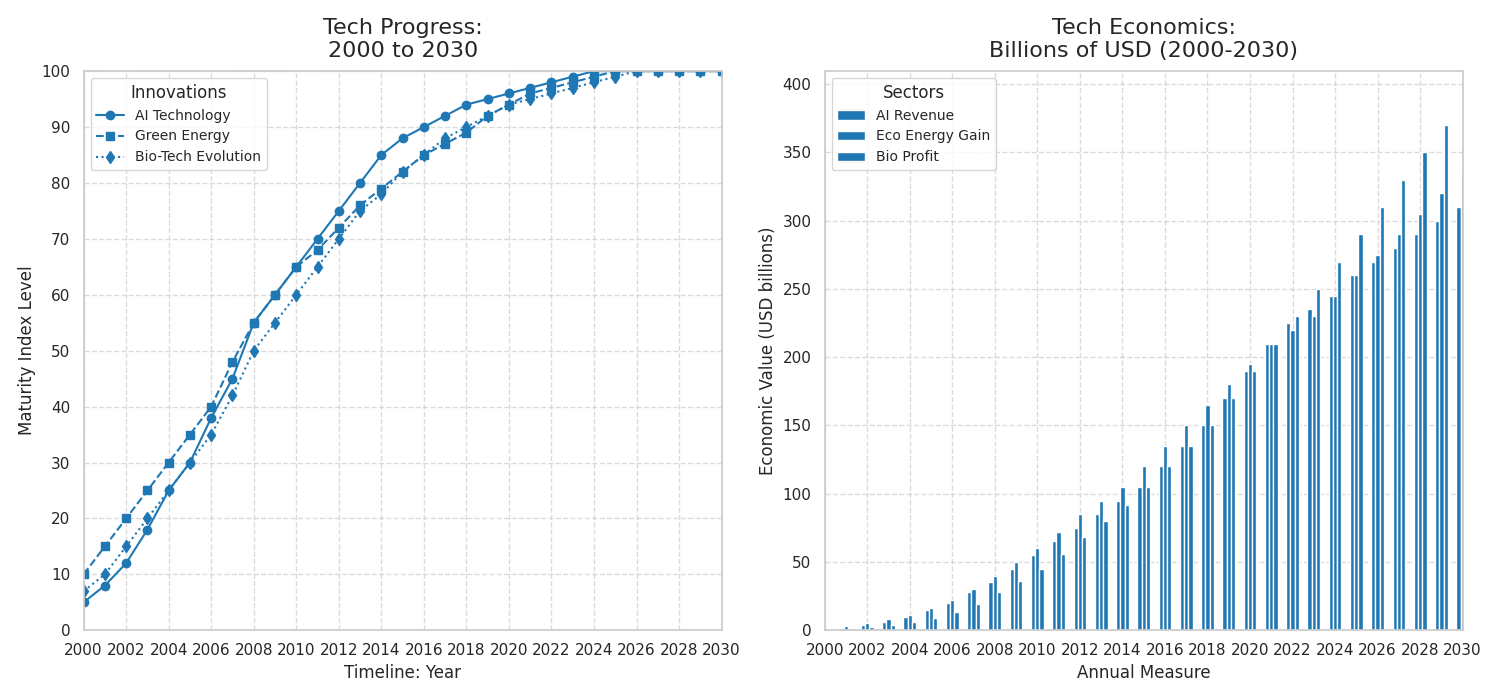

Write the Python code that produced this figure.
import matplotlib.pyplot as plt
import numpy as np

years = np.arange(2000, 2031)

ai_growth = [5, 8, 12, 18, 25, 30, 38, 45, 55, 60, 65, 70, 75, 80, 85, 88, 90, 92, 94, 95, 96, 97, 98, 99, 100, 100, 100, 100, 100, 100, 100]
renewable_energy_growth = [10, 15, 20, 25, 30, 35, 40, 48, 55, 60, 65, 68, 72, 76, 79, 82, 85, 87, 89, 92, 94, 96, 97, 98, 99, 100, 100, 100, 100, 100, 100]
biotechnology_growth = [7, 10, 15, 20, 25, 30, 35, 42, 50, 55, 60, 65, 70, 75, 78, 82, 85, 88, 90, 92, 94, 95, 96, 97, 98, 99, 100, 100, 100, 100, 100]

ai_economic_impact = [1, 2, 4, 6, 10, 15, 20, 28, 35, 45, 55, 65, 75, 85, 95, 105, 120, 135, 150, 170, 190, 210, 225, 235, 245, 260, 270, 280, 290, 300, 310]
renewable_energy_economic_impact = [2, 3, 5, 8, 11, 16, 22, 30, 40, 50, 60, 72, 85, 95, 105, 120, 135, 150, 165, 180, 195, 210, 220, 230, 245, 260, 275, 290, 305, 320, 335]
biotechnology_economic_impact = [1, 1.5, 2.5, 4, 6, 9, 13, 19, 28, 36, 45, 56, 68, 80, 92, 105, 120, 135, 150, 170, 190, 210, 230, 250, 270, 290, 310, 330, 350, 370, 390]

fig, (ax1, ax2) = plt.subplots(1, 2, figsize=(15, 7))

ax1.plot(years, ai_growth, label='AI Technology', marker='o', color='tab:blue', linestyle='-')
ax1.plot(years, renewable_energy_growth, label='Green Energy', marker='s', color='tab:blue', linestyle='--')
ax1.plot(years, biotechnology_growth, label='Bio-Tech Evolution', marker='d', color='tab:blue', linestyle=':')

ax1.set_title('Tech Progress:\n2000 to 2030', fontsize=16, pad=10)
ax1.set_xlabel('Timeline: Year', fontsize=12)
ax1.set_ylabel('Maturity Index Level', fontsize=12)
ax1.set_xticks(np.arange(2000, 2031, 2))
ax1.set_yticks(np.arange(0, 101, 10))
ax1.set_xlim(2000, 2030)
ax1.set_ylim(0, 100)
ax1.grid(True, linestyle='--', alpha=0.7)
ax1.legend(title='Innovations', loc='upper left', fontsize=10)

ax2.bar(years - 0.2, ai_economic_impact, width=0.2, label='AI Revenue', color='tab:blue')
ax2.bar(years, renewable_energy_economic_impact, width=0.2, label='Eco Energy Gain', color='tab:blue')
ax2.bar(years + 0.2, biotechnology_economic_impact, width=0.2, label='Bio Profit', color='tab:blue')

ax2.set_title('Tech Economics:\nBillions of USD (2000-2030)', fontsize=16, pad=10)
ax2.set_xlabel('Annual Measure', fontsize=12)
ax2.set_ylabel('Economic Value (USD billions)', fontsize=12)
ax2.set_xticks(np.arange(2000, 2031, 2))
ax2.set_xlim(2000, 2030)
ax2.grid(True, linestyle='--', alpha=0.7)
ax2.legend(title='Sectors', loc='upper left', fontsize=10)

plt.tight_layout()
plt.show()
